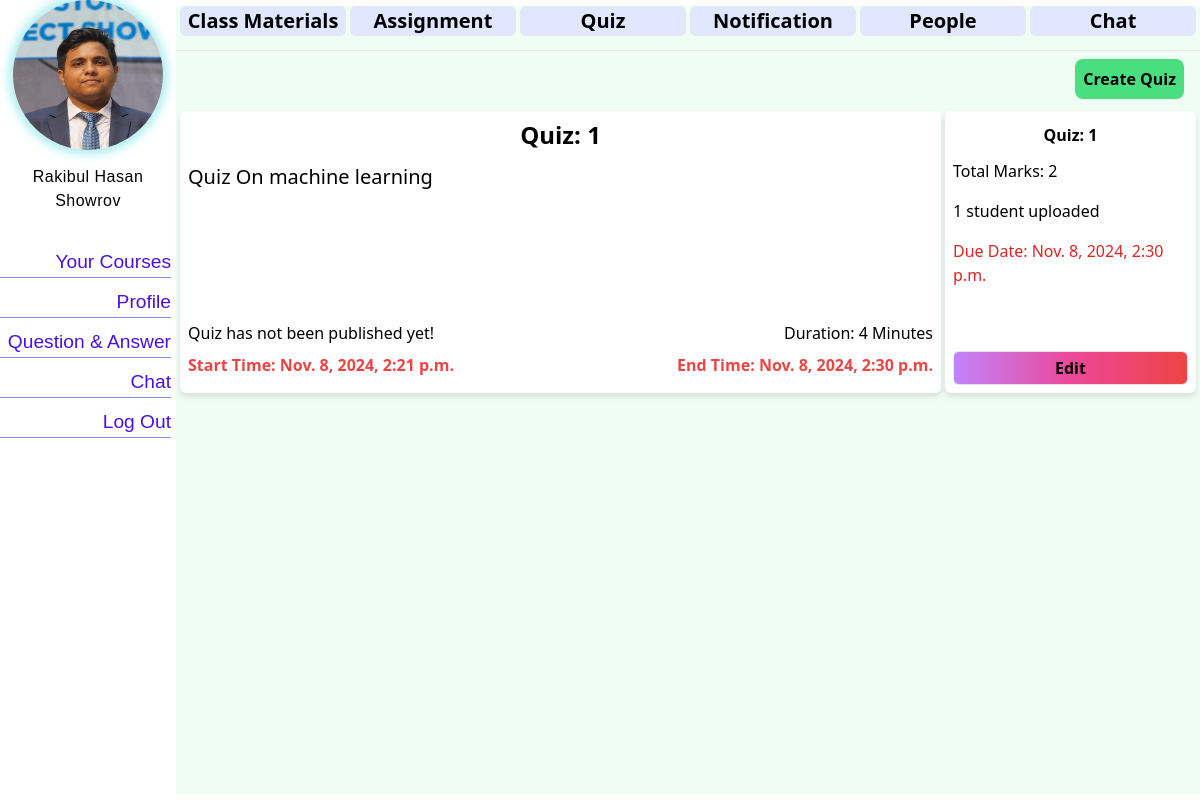
Page /course/2/teacher_quizes/ (signed in) on the earlier database version.
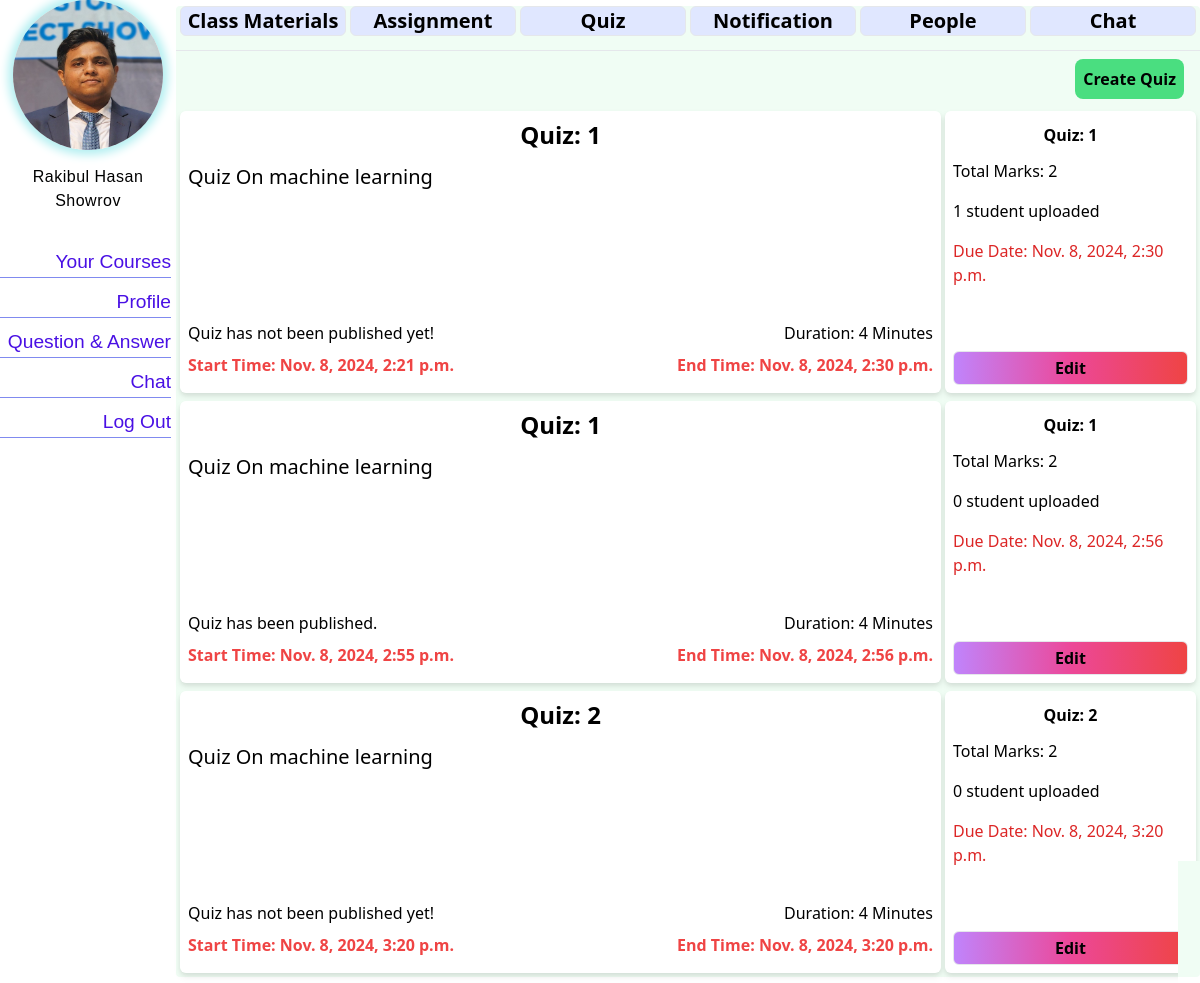
Same page on the later database version.
### courses/models.py (models this page shows, shortened)
class CourseQuiz(models.Model):
    course = models.ForeignKey(Course, on_delete=models.CASCADE, related_name='quizzes')
    title = models.CharField(max_length=30)
    quiz_number=models.PositiveSmallIntegerField(default=0)
    total_marks = models.IntegerField()
    duration = models.PositiveIntegerField(blank=False)
    start_time = models.DateTimeField(blank=False)  # Field for the start time
    end_time = models.DateTimeField(blank=False)    # Field for the end time
    publish_status=models.BooleanField(default=False)

### courses/views.py (the view)
# urls.py: path('teacher_quizes/',views.tquizes,name="tquizes"),
@login_required
def tquizes(request,pk):
    course=get_object_or_404(Course,pk=pk)
    quizes=CourseQuiz.objects.filter(course=course)
    return render(request,'course/tquizes.html',context={
        'course':course,
        'quizes':quizes,
    })

### e_Learning_Application/context_processors.py (called while the page is built, shortened)
def profile_context(request):
    context = {
    }
    if request.user.is_authenticated:
        student_profile = getattr(request.user, 'student_profile', None)
        teacher_profile = getattr(request.user, 'teacher_profile', None)
        if student_profile:
            context={
                'profile': student_profile,
                'is_student': True,
                'id': student_profile.student_id,
                'base_template': "stdbase.html"
            }
    return context

### templates/course/tquizes.html (shortened to what this page needs)
{% extends 'course/courseDetails.html' %}
{% load static %}
{% block course_content %}
<div class="rounded-lg fixed right-2 m-2  w-auto p-2 bg-green-400">
 <a class=" text-black text-center font-semibold" href="{%url 'courses:create_quiz' pk=course.pk %}">Create Quiz</a>
</div>
{% if quizes %}
<div class="mt-14">
{% for q in quizes %}
 <div class="grid grid-cols-4 gap-1 drop-shadow-md p-1 rounded-md">
    <div class="col-span-3 bg-white rounded-md p-2 flex flex-col">
        <div class="text-center text-2xl text-black font-semibold">
            Quiz: {{ q.quiz_number }}
        </div>
        <div class="text-xl my-3 flex-grow">
            {{ q.title }}
        </div>
        <div class="flex justify-between font-medium my-2">
            <div>
                {% if q.publish_status %}
                Quiz has been published.
                {% else %}
                Quiz has not been published yet!
                {% endif %}
            </div>
            <div>
                Duration: {{ q.duration }} Minutes
            </div>
        </div>
        <div class="flex justify-between text-red-500 font-bold mb-2">
            <div>
                Start Time: {{ q.start_time }}
            </div>
            <div>
                End Time: {{ q.end_time }}
            </div>
        </div>
    </div>
    <div class="col-span-1 bg-white rounded-md p-2 flex flex-col">
        <div class="text-center font-semibold my-1 ">Quiz: {{ q.quiz_number }}</div>
        <div class="my-2">Total Marks: {{ q.total_marks }}</div>
        <div class="my-2">{{q.quiz_results.count}} student uploaded</div>
        <div class="text-red-600 text-left my-2">Due Date: {{ q.end_time }}</div>
        <div class="w-full mt-14 text-center border rounded-md bg-gradient-to-r from-purple-400 via-pink-500 to-red-500 h-auto font-semibold p-1">
           <a href="#"> Edit</a>
        </div>
    </div>
  </div>
{% endfor %}
</div>
{%else%}
<div class="bg-red-400 mx-auto w-2/5 p-1 my-1 rounded-md">
  <h1 class="font-bold text-center">No Quizes Found!!</h1>
</div>
{%endif%}
{%endblock%}

Differences in the rows shown:
added CourseQuiz: quiz_number "1", title "Quiz On machine learning", publish_status "Quiz has been published.", duration "4", start_time "Nov. 8, 2024, 2:55 p.m.", end_time "Nov. 8, 2024, 2:56 p.m.", total_marks "2", quiz_results.count "0"
added CourseQuiz: quiz_number "2", title "Quiz On machine learning", publish_status "Quiz has not been published yet!", duration "4", start_time "Nov. 8, 2024, 3:20 p.m.", end_time "Nov. 8, 2024, 3:20 p.m.", total_marks "2", quiz_results.count "0"
